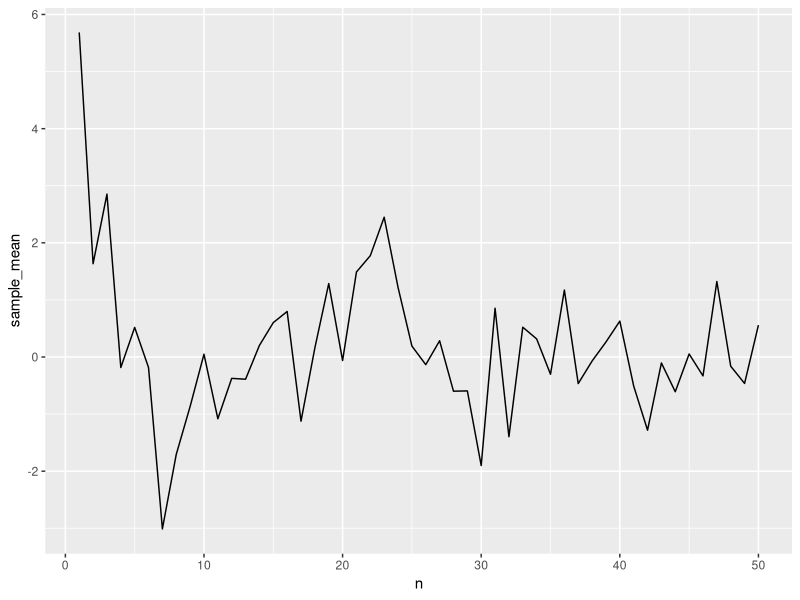
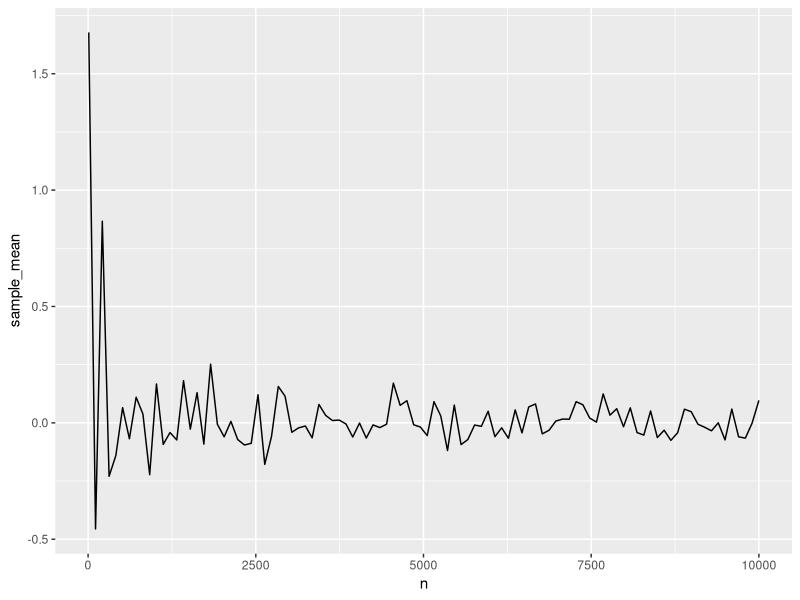
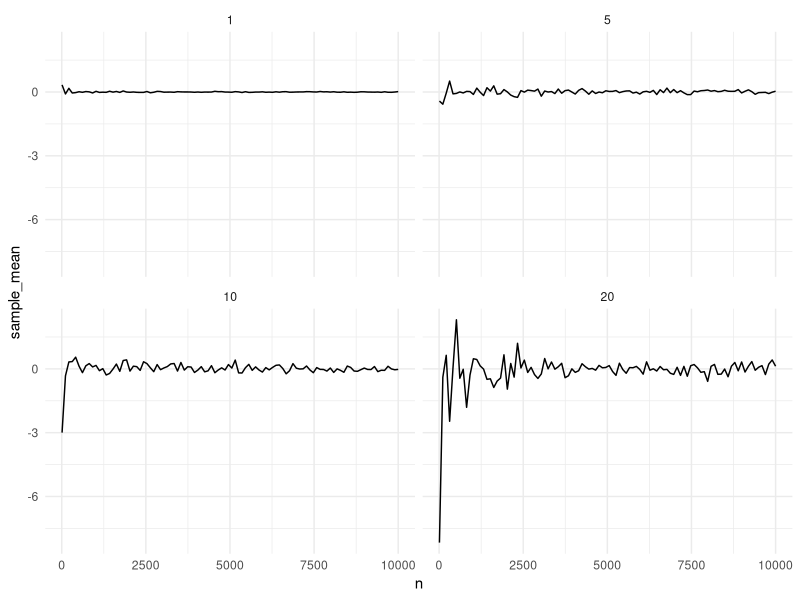

These charts were generated, in order, by the following R code:
## ---- chunk 1
library(tidyverse)
## ---- chunk 2
set.seed(60637)
sample_sizes <- 1:50
## ---- chunk 3
estimates <- tibble(n = integer(), sample_mean = double())
## ---- chunk 4
set.seed(60637)
for (n in sample_sizes) {
  sample_mean <- mean(rnorm(n, mean = 0, sd = 5))
  estimates <- bind_rows(estimates, c(n = n, sample_mean = sample_mean))
}
## ---- chunk 5
estimates %>%
  ggplot(aes(x = n, y = sample_mean)) +
  geom_line()
## ---- chunk 6
set.seed(60637)
sample_sizes <- seq(10, 10000, length.out = 100)
estimates <- tibble(n = integer(), sample_mean = double())

for (n in sample_sizes) {
  sample_mean <- mean(rnorm(n, mean = 0, sd = 5))
  estimates <- bind_rows(estimates, c(n = n, sample_mean = sample_mean))
}

estimates %>%
  ggplot(aes(x = n, y = sample_mean)) +
  geom_line()
## ---- chunk 7
set.seed(60637)
population_sd <- c(1, 5, 10, 20)
estimates <- tibble(n = integer(), sample_mean = double(), population_sd = integer())

for (sd in population_sd){
  for (n in sample_sizes) {
    sample_mean <- mean(rnorm(n, mean = 0, sd = sd))
    estimates <- bind_rows(estimates, c(n = n, sample_mean = sample_mean, population_sd = sd))
  }
}

estimates %>%
  ggplot(aes(x = n, y = sample_mean)) +
  geom_line() +
  facet_wrap(~ population_sd) +
  theme_minimal()
## ---- chunk 8
set.seed(60637)
sample_sizes <- 1:30
estimates <- vector("list", length(sample_sizes))

set.seed(60637)
for (i in seq_along(sample_sizes)) {
  sample_mean <- mean(rnorm(sample_sizes[i], mean = 0, sd = 5))
  estimates[[i]] <- tibble(n = sample_sizes[i], sample_mean = sample_mean)
}

bind_rows(estimates)

